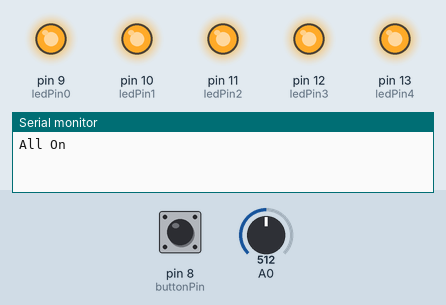
The sketch below on a simulated Arduino Uno, built with avr-gcc and run on an emulated ATmega328P. On the bench: output pins drawn as LEDs (lit = HIGH), the last lines printed to the serial monitor. Dashed ring = blinking. The inputs (shaded band) are chosen by the test bench; at power-on: pin 8 (buttonPin) HIGH, A0 = 512.

Above: at 1.2 s.
1.3 s: pin 8 (buttonPin) pulled LOW for 0.15 s
At 4.3 s:
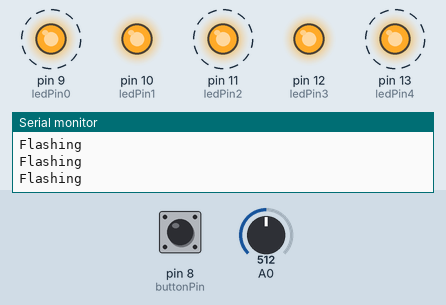
4.4 s: pin 8 (buttonPin) pulled LOW for 1 s
8.4 s: pin 8 (buttonPin) pulsed LOW 2 times (0.12 s each, 0.3 s apart)
At 9.4 s:
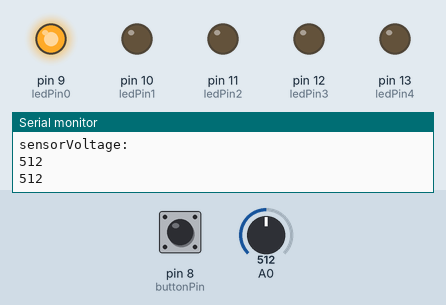
10.5 s: A0 set to 417
12.2 s: A0 set to 382
At 13.6 s:
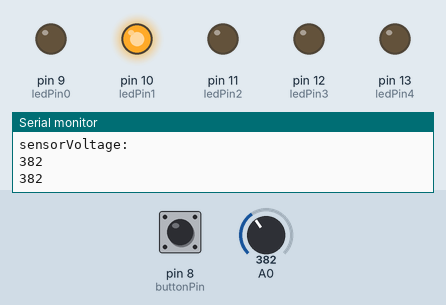
14.5 s: A0 set to 297
16.2 s: A0 set to 270
At 17.9 s:
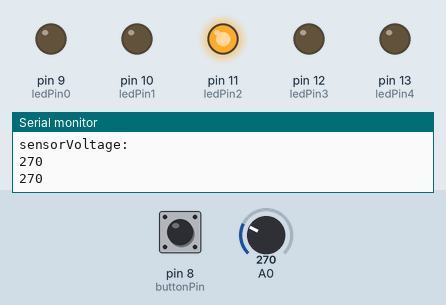
Timing chart, 0 to 19.4 s (numbered marks = the images above; inputs shaded):
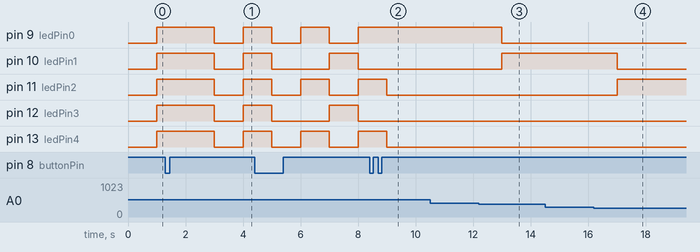

Measured:
- the behaviour switches between 400 and 399 on A0 (found by bisection; images 2 and 3)
- the behaviour switches between 280 and 279 on A0 (found by bisection; images 3 and 4)
- after the input at 1.3 s, pin 9 (ledPin0), pin 10 (ledPin1), pin 11 (ledPin2), pin 12 (ledPin3), pin 13 (ledPin4): HIGH → LOW after 1.7 s, → HIGH 1.0 s later
- after the input at 8.4 s, pin 9 (ledPin0): stays HIGH (without the input it goes to LOW after 0.60 s); pin 10 (ledPin1), pin 12 (ledPin3): stays LOW (without the input it goes to HIGH after 0.60 s); pin 11 (ledPin2), pin 13 (ledPin4): goes on until 9.0 s, then stays LOW
- after the input at 12.2 s, pin 9 (ledPin0): HIGH → LOW after 0.80 s; pin 10 (ledPin1): LOW → HIGH after 0.80 s
- after the input at 16.2 s, pin 10 (ledPin1): HIGH → LOW after 0.80 s; pin 11 (ledPin2): LOW → HIGH after 0.80 s

The sketch:

poe_ec_lab_v3_ino.ino
```cpp
 // set constants
const int buttonPin = 8;
const int ledPin0 = 9;
const int ledPin1 = 10;
const int ledPin2 = 11;
const int ledPin3 = 12;
const int ledPin4 = 13;

//set variables (will change)
boolean oldState;
boolean newState;
boolean ledOn = 0;
boolean ledConfig = 0;
int modecounter = 0;
int mode = 0;
int sensorVoltage;
long oldTime;
long newTime;
long passedTime;

//begin
void setup() {
  //allows serial monitor print
  Serial.begin(9600);

  //initialize the LED pins
  pinMode(ledPin0, OUTPUT);
  pinMode(ledPin1, OUTPUT);
  pinMode(ledPin2, OUTPUT);
  pinMode(ledPin3, OUTPUT);
  pinMode(ledPin4, OUTPUT);

  //initialize the button pin
  pinMode(oldState, INPUT);
  pinMode(newState, INPUT);

  //initialize the sensor pin
  pinMode(A0, INPUT);

  //first time oldState is being read and first time oldTime is being recorded
  oldState = digitalRead(buttonPin);
  oldTime = millis();
}

//looping
void loop() {
  //taking new readings at the beginning of each loop
  newState = digitalRead(buttonPin);
  newTime = millis();
  passedTime = newTime - oldTime;

  //was the button pressed?!
  if (oldState == 0 && newState == 1){
    modecounter = modecounter + 1;
    mode = modecounter % 5;
  }

  if (passedTime >= 1000)
  {
    //reset oldTime after 1 sec has passed
    oldTime = newTime;

    //act according to mode
    if (mode == 0){
    //All On
      Serial.println("All On");
      digitalWrite(ledPin0, HIGH);
      digitalWrite(ledPin1, HIGH);
      digitalWrite(ledPin2, HIGH);
      digitalWrite(ledPin3, HIGH);
      digitalWrite(ledPin4, HIGH);
    }

    else if (mode == 1){
    //Flashing
      Serial.println("Flashing");

      if (ledOn == 0){ // change to ledOn = 1
        digitalWrite(ledPin0, HIGH);
        digitalWrite(ledPin1, HIGH);
        digitalWrite(ledPin2, HIGH);
        digitalWrite(ledPin3, HIGH);
        digitalWrite(ledPin4, HIGH);
        ledOn = 1;
      }
      else if (ledOn == 1){ // change to ledOn = 0
        digitalWrite(ledPin0, LOW);
        digitalWrite(ledPin1, LOW);
        digitalWrite(ledPin2, LOW);
        digitalWrite(ledPin3, LOW);
        digitalWrite(ledPin4, LOW);
        ledOn = 0;
      }
    }

    else if (mode == 2){
    //Bouncing
      Serial.println("Bouncing");

      if (ledConfig == 0){ // change to ledConfig = 1
        digitalWrite(ledPin0, HIGH);
        digitalWrite(ledPin1, LOW);
        digitalWrite(ledPin2, HIGH);
        digitalWrite(ledPin3, LOW);
        digitalWrite(ledPin4, HIGH);
        ledConfig = 1;
      }
      else if (ledConfig == 1){ // change to ledConfig = 0
        digitalWrite(ledPin0, LOW);
        digitalWrite(ledPin1, HIGH);
        digitalWrite(ledPin2, LOW);
        digitalWrite(ledPin3, HIGH);
        digitalWrite(ledPin4, LOW);
        ledConfig = 0;
      }
    }

    else if (mode == 3){
    //All Off
      Serial.println("All off");
      digitalWrite(ledPin0, LOW);
      digitalWrite(ledPin1, LOW);
      digitalWrite(ledPin2, LOW);
      digitalWrite(ledPin3, LOW);
      digitalWrite(ledPin4, LOW);
    }

    else if (mode == 4){
      sensorVoltage = analogRead(A0);
      Serial.println("Infrared time!");
      Serial.println("sensorVoltage:");
      Serial.println(sensorVoltage);
      Serial.println("");

      if (sensorVoltage <= 560 && sensorVoltage >= 400) {
        Serial.println(sensorVoltage);
        digitalWrite(ledPin0, HIGH);
        digitalWrite(ledPin1, LOW);
        digitalWrite(ledPin2, LOW);
        digitalWrite(ledPin3, LOW);
        digitalWrite(ledPin4, LOW);
      }

      else if (sensorVoltage <= 399 && sensorVoltage >= 280) {
        Serial.println(sensorVoltage);
        digitalWrite(ledPin0, LOW);
        digitalWrite(ledPin1, HIGH);
        digitalWrite(ledPin2, LOW);
        digitalWrite(ledPin3, LOW);
        digitalWrite(ledPin4, LOW);
      }

      else if (sensorVoltage <= 279 && sensorVoltage >= 220) {
        Serial.println(sensorVoltage);
        digitalWrite(ledPin0, LOW);
        digitalWrite(ledPin1, LOW);
        digitalWrite(ledPin2, HIGH);
        digitalWrite(ledPin3, LOW);
        digitalWrite(ledPin4, LOW);
      }

      else if (sensorVoltage <= 219 && sensorVoltage >= 160) {
        Serial.println(sensorVoltage);
        digitalWrite(ledPin0, LOW);
        digitalWrite(ledPin1, LOW);
        digitalWrite(ledPin2, LOW);
        digitalWrite(ledPin3, HIGH);
        digitalWrite(ledPin4, LOW);
      }

      else if (sensorVoltage <= 159 && sensorVoltage >= 140) {
        Serial.println(sensorVoltage);
        digitalWrite(ledPin0, LOW);
        digitalWrite(ledPin1, LOW);
        digitalWrite(ledPin2, LOW);
        digitalWrite(ledPin3, LOW);
        digitalWrite(ledPin4, HIGH);
      }

      else {
        digitalWrite(ledPin0, LOW);
        digitalWrite(ledPin1, LOW);
        digitalWrite(ledPin2, LOW);
        digitalWrite(ledPin3, LOW);
        digitalWrite(ledPin4, LOW);
      }
    }
  }
  // at the end of this loop() iteration,
  // oldState obtains the value of newState to maintain the
  // definition that "oldState is the state of the button
  // at the very end of the previous loop"
  oldState = newState;
}
```
